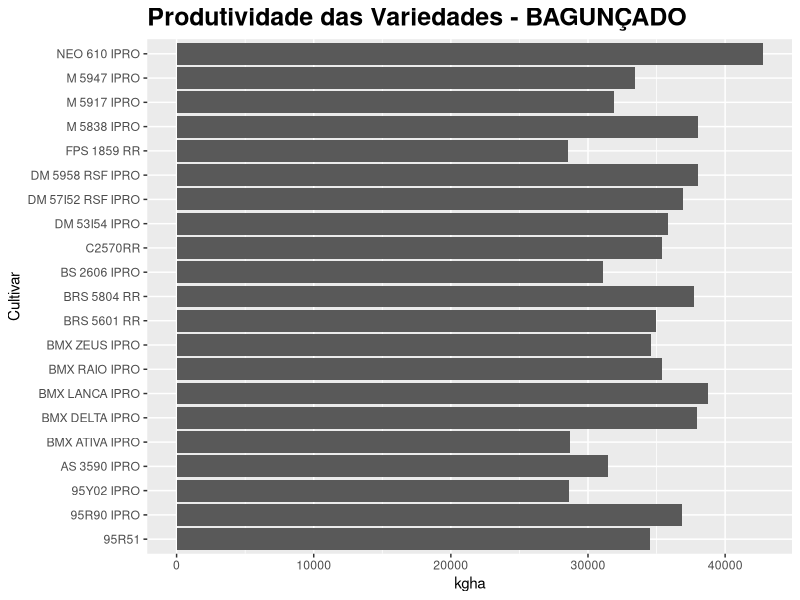
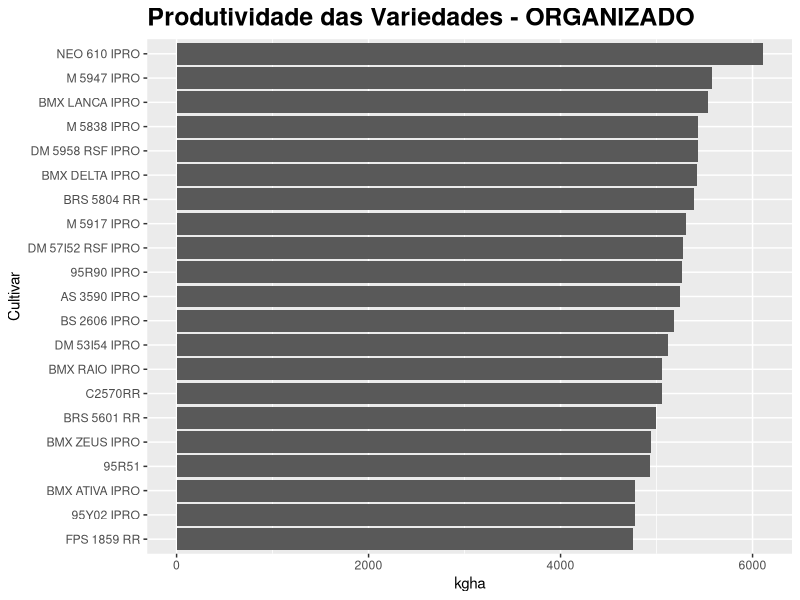

Write the R code that produced these figures, in order.
## ---- chunk 1
knitr::opts_chunk$set(echo = TRUE)
## ---- chunk 2
library(readxl)
library(dplyr)
library(ggplot2)
library(forcats)
## ---- chunk 3
df_soja <- read_excel("Cultivares_Soja_Produtividades.xlsx")
## ---- chunk 4
df_soja
## ---- chunk 5
str(df_soja)
## ---- chunk 6
df_soja$Cultivar <- as.factor(df_soja$Cultivar)
df_soja$Local <- as.factor(df_soja$Local)
df_soja$Data_Semeadura <- as.factor(df_soja$Data_Semeadura)
df_soja$GM <- as.factor(df_soja$GM)
## ---- chunk 7
summary(df_soja)
## ---- chunk 8
df_1 <- df_soja %>% 
  filter(kgha != 0)
## ---- chunk 9
tabela_cultiva <- df_1 %>% 
  group_by(Cultivar) %>% 
  count() %>% 
  print(n=21)
## ---- chunk 10
tabela_cultiva <- df_1 %>% 
  group_by(Fabricante) %>% 
  count() %>% 
  print(n=10)
## ---- chunk 11
df_1 %>% 
  group_by(Cultivar) %>% 
  summarise(media = mean(kgha)) %>% 
  arrange(desc(media)) %>% 
  print(n=21)
## ---- chunk 12
ggplot(data = df_1) + 
  geom_col(mapping = aes(x = kgha, y = Cultivar)) + 
  ggtitle("Produtividade das Variedades - BAGUNÇADO") + 
  theme(plot.title = element_text(color = "black", size = 18, face = "bold"))
## ---- chunk 13
df_organizado <- df_1 %>% 
  group_by(Cultivar) %>% 
  summarise(kgha = mean(kgha)) %>% 
  arrange(desc(kgha)) %>% 
  mutate(Cultivar = fct_reorder(Cultivar, kgha))
## ---- chunk 14
ggplot(data = df_organizado) + 
  geom_col(mapping = aes(x = kgha, y = Cultivar)) + 
  ggtitle("Produtividade das Variedades - ORGANIZADO") + 
  theme(plot.title = element_text(color = "black", size = 18, face = "bold"))
